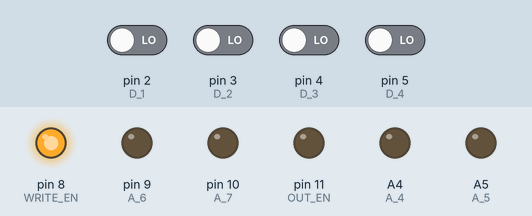
Recording of a sketch running on a simulated Arduino Uno, built with avr-gcc and run on an emulated ATmega328P. Shown: output pins drawn as LEDs (lit = HIGH). Inputs (shaded band) come from the test bench; at power-on: pin 2 (D_1), pin 3 (D_2), pin 4 (D_3), pin 5 (D_4) LOW. Pins used as bus, display or sensor lines are not drawn; what the sketch prints to the serial monitor is not drawn.

Above: at 0.1 s.
Timing chart, 0 to 1.6 s (numbered marks = the images above):
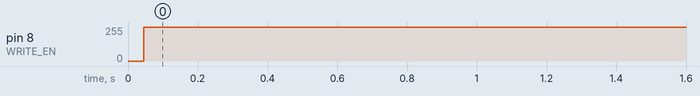

The sketch:

RAM_TMM41464AP-12.ino
```cpp
const int D_1 = 2;
const int D_2 = 3;
const int D_3 = 4;
const int D_4 = 5;

const int ROW_SEL  = 6;
const int COL_SEL  = 7;
const int WRITE_EN = 8;
const int OUT_EN = 11;

const int A_0 = A0;
const int A_1 = A1;
const int A_2 = A2;
const int A_3 = A3;
const int A_4 = A4;
const int A_5 = A5;
const int A_6 = 9;
const int A_7 = 10;

const int BUTTON = A5;

void setDataIn() {
  pinMode(D_1, INPUT);
  pinMode(D_2, INPUT);
  pinMode(D_3, INPUT);
  pinMode(D_4, INPUT);
}

void setDataOut() {
  pinMode(D_1, OUTPUT);
  pinMode(D_2, OUTPUT);
  pinMode(D_3, OUTPUT);
  pinMode(D_4, OUTPUT);
}

byte readData(unsigned int address) {
  unsigned char high_byte = (unsigned char)address;
  unsigned char low_byte = (unsigned char)address >> 8;

  setDataIn();

  digitalWrite(WRITE_EN, HIGH);
  digitalWrite(ROW_SEL, HIGH);
  digitalWrite(COL_SEL, HIGH);
  delayMicroseconds(2);

  // read row
  digitalWrite(A_0, bitRead(high_byte,0));
  digitalWrite(A_1, bitRead(high_byte,1));
  digitalWrite(A_2, bitRead(high_byte,2));
  digitalWrite(A_3, bitRead(high_byte,3));
  digitalWrite(A_4, bitRead(high_byte,4));
  digitalWrite(A_5, bitRead(high_byte,5));
  digitalWrite(A_6, bitRead(high_byte,6));
  digitalWrite(A_7, bitRead(high_byte,7));

  digitalWrite(ROW_SEL, LOW);
  // delayMicroseconds(2);

  // read column
  digitalWrite(A_0, bitRead(low_byte,0));
  digitalWrite(A_1, bitRead(low_byte,1));
  digitalWrite(A_2, bitRead(low_byte,2));
  digitalWrite(A_3, bitRead(low_byte,3));
  digitalWrite(A_4, bitRead(low_byte,4));
  digitalWrite(A_5, bitRead(low_byte,5));
  digitalWrite(A_6, bitRead(low_byte,6));
  digitalWrite(A_7, bitRead(low_byte,7));
  // delayMicroseconds(2);

  digitalWrite(COL_SEL, LOW);
  // delayMicroseconds(2);

  byte data = 0;
  bitWrite(data, 0, digitalRead(D_1));
  bitWrite(data, 1, digitalRead(D_2));
  bitWrite(data, 2, digitalRead(D_3));
  bitWrite(data, 3, digitalRead(D_4));

  // reset
  digitalWrite(ROW_SEL, HIGH);
  digitalWrite(COL_SEL, HIGH);
  delayMicroseconds(2);
  digitalWrite(ROW_SEL, LOW);
  digitalWrite(COL_SEL, LOW);

  return data;
}

void writeData(unsigned int address, byte data) {
  unsigned char high_byte = (unsigned char)address;
  unsigned char low_byte = (unsigned char)address >> 8;

  setDataOut();

  // setup data
  digitalWrite(D_1, bitRead(data,0));
  digitalWrite(D_2, bitRead(data,1));
  digitalWrite(D_3, bitRead(data,2));
  digitalWrite(D_4, bitRead(data,3));
  delayMicroseconds(2);

  // initialize
  digitalWrite(ROW_SEL, HIGH);
  digitalWrite(COL_SEL, HIGH);
  digitalWrite(WRITE_EN, HIGH);
  digitalWrite(OUT_EN, LOW);
  delayMicroseconds(2);

  // write row
  digitalWrite(A_0, bitRead(high_byte,0));
  digitalWrite(A_1, bitRead(high_byte,1));
  digitalWrite(A_2, bitRead(high_byte,2));
  digitalWrite(A_3, bitRead(high_byte,3));
  digitalWrite(A_4, bitRead(high_byte,4));
  digitalWrite(A_5, bitRead(high_byte,5));
  digitalWrite(A_6, bitRead(high_byte,6));
  digitalWrite(A_7, bitRead(high_byte,7));

  digitalWrite(ROW_SEL, LOW);
  // delayMicroseconds(2);

  // write column
  digitalWrite(A_0, bitRead(low_byte,0));
  digitalWrite(A_1, bitRead(low_byte,1));
  digitalWrite(A_2, bitRead(low_byte,2));
  digitalWrite(A_3, bitRead(low_byte,3));
  digitalWrite(A_4, bitRead(low_byte,4));
  digitalWrite(A_5, bitRead(low_byte,5));
  digitalWrite(A_6, bitRead(low_byte,6));
  digitalWrite(A_7, bitRead(low_byte,7));
  // delayMicroseconds(2);

  digitalWrite(OUT_EN, HIGH);
  digitalWrite(COL_SEL, LOW);
  digitalWrite(WRITE_EN, LOW);
  // delayMicroseconds(2);

  // reset
  digitalWrite(ROW_SEL, HIGH);
  digitalWrite(COL_SEL, HIGH);
  digitalWrite(WRITE_EN, HIGH);
  digitalWrite(OUT_EN, LOW);
  delayMicroseconds(2);
  digitalWrite(ROW_SEL, LOW);
  digitalWrite(COL_SEL, LOW);
}


void setup() {
  Serial.begin(115200);

  setDataOut();
  pinMode(ROW_SEL, OUTPUT);
  pinMode(COL_SEL, OUTPUT);
  pinMode(WRITE_EN, OUTPUT);
  pinMode(OUT_EN, OUTPUT);

  pinMode(A_0, OUTPUT);
  pinMode(A_1, OUTPUT);
  pinMode(A_2, OUTPUT);
  pinMode(A_3, OUTPUT);
  pinMode(A_4, OUTPUT);
  pinMode(A_5, OUTPUT);
  pinMode(A_6, OUTPUT);
  pinMode(A_7, OUTPUT);

  Serial.println("Starting...");
  // for (int i = 0; i<8; i++) {
  //   digitalWrite(ROW_SEL, HIGH);
  //   delayMicroseconds(2);
  //   digitalWrite(ROW_SEL, LOW);
  //   delayMicroseconds(2);
  // }
  // for (int i = 0; i<8; i++) {
  //   digitalWrite(COL_SEL, HIGH);
  //   delayMicroseconds(2);
  //   digitalWrite(COL_SEL, LOW);
  //   delayMicroseconds(2);
  // }
  // delayMicroseconds(2);

  // writeData(1, 3);
  // writeData(2, 4);
  // for (unsigned int i = 0; i < 100; i++ ) {
  //   // read the first 10 addresses
  //   byte data = readData(i);
  //   Serial.print("i-"+String(i)+": ");
  //   Serial.println(data, BIN);
  // }
  // return;

  Serial.println("read first 10 addresses");
  for (unsigned int i = 0; i < 10; i++ ) {
    // read the first 10 addresses
    byte data = readData(i);
    Serial.print(String(i) + ":");
    Serial.println(data, BIN);
  }
  Serial.println("write all zeros");
  for (unsigned int i = 0; i < 10; i++ ) {
    // read the first 10 addresses
    writeData(i, 0);
  }
  Serial.println("read first 10 addresses");
  for (unsigned int i = 0; i < 10; i++ ) {
    // read the first 10 addresses
    byte data = readData(i);
    Serial.print(String(i) + ":");
    Serial.println(data, BIN);
  }
  Serial.println("write all #s");
  byte write_data = 0;
  // for (unsigned int i = 0; i < 10; i++ ) {
  //   // read the first 10 addresses
  //   write_data++;
  //   writeData(i, write_data);
  //   Serial.print(String(i) + ":");
  //   Serial.println(write_data, BIN);
  // }
  writeData(5, B1111);
  Serial.print("5:");
  Serial.println(B1111, BIN);

  Serial.println("read 10 addresses");
  for (unsigned int i = 0; i < 15; i++ ) {
    // read the first 10 addresses
    byte data = readData(i);
    Serial.print(String(i) + ":");
    Serial.println(data, BIN);
  }
}

void loop() {
}
```

Measured:
- by itself, pin 8 (WRITE_EN): 0/255 → 255/255 at 0.04 s
